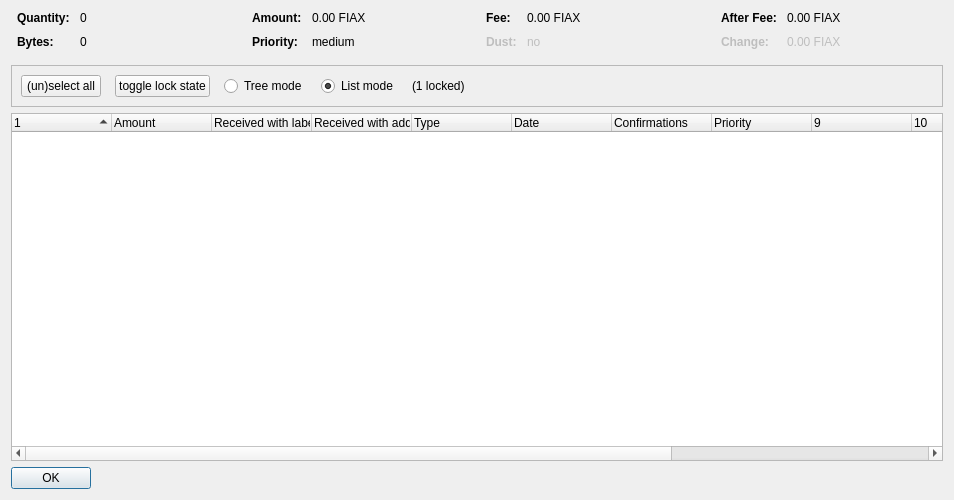
<?xml version="1.0" encoding="UTF-8"?>
<ui version="4.0">
 <class>CoinControlDialog</class>
 <widget class="QDialog" name="CoinControlDialog">
  <property name="geometry">
   <rect>
    <x>0</x>
    <y>0</y>
    <width>954</width>
    <height>500</height>
   </rect>
  </property>
  <property name="windowTitle">
   <string>Coin Selection</string>
  </property>
  <layout class="QVBoxLayout" name="verticalLayout">
   <item>
    <layout class="QHBoxLayout" name="horizontalLayoutTop" stretch="0,0,0,0">
     <property name="topMargin">
      <number>0</number>
     </property>
     <property name="bottomMargin">
      <number>10</number>
     </property>
     <item>
      <layout class="QFormLayout" name="formLayoutCoinControl1">
       <property name="horizontalSpacing">
        <number>10</number>
       </property>
       <property name="verticalSpacing">
        <number>10</number>
       </property>
       <property name="leftMargin">
        <number>6</number>
       </property>
       <property name="rightMargin">
        <number>6</number>
       </property>
       <item row="0" column="0">
        <widget class="QLabel" name="labelCoinControlQuantityText">
         <property name="font">
          <font>
           <weight>75</weight>
           <bold>true</bold>
          </font>
         </property>
         <property name="text">
          <string>Quantity:</string>
         </property>
        </widget>
       </item>
       <item row="0" column="1">
        <widget class="QLabel" name="labelCoinControlQuantity">
         <property name="cursor">
          <cursorShape>IBeamCursor</cursorShape>
         </property>
         <property name="contextMenuPolicy">
          <enum>Qt::ActionsContextMenu</enum>
         </property>
         <property name="text">
          <string notr="true">0</string>
         </property>
         <property name="textInteractionFlags">
          <set>Qt::LinksAccessibleByMouse|Qt::TextSelectableByKeyboard|Qt::TextSelectableByMouse</set>
         </property>
        </widget>
       </item>
       <item row="1" column="0">
        <widget class="QLabel" name="labelCoinControlBytesText">
         <property name="font">
          <font>
           <weight>75</weight>
           <bold>true</bold>
          </font>
         </property>
         <property name="text">
          <string>Bytes:</string>
         </property>
        </widget>
       </item>
       <item row="1" column="1">
        <widget class="QLabel" name="labelCoinControlBytes">
         <property name="cursor">
          <cursorShape>IBeamCursor</cursorShape>
         </property>
         <property name="contextMenuPolicy">
          <enum>Qt::ActionsContextMenu</enum>
         </property>
         <property name="text">
          <string notr="true">0</string>
         </property>
         <property name="textInteractionFlags">
          <set>Qt::LinksAccessibleByMouse|Qt::TextSelectableByKeyboard|Qt::TextSelectableByMouse</set>
         </property>
        </widget>
       </item>
      </layout>
     </item>
     <item>
      <layout class="QFormLayout" name="formLayoutCoinControl2">
       <property name="horizontalSpacing">
        <number>10</number>
       </property>
       <property name="verticalSpacing">
        <number>10</number>
       </property>
       <property name="leftMargin">
        <number>6</number>
       </property>
       <property name="rightMargin">
        <number>6</number>
       </property>
       <item row="0" column="0">
        <widget class="QLabel" name="labelCoinControlAmountText">
         <property name="font">
          <font>
           <weight>75</weight>
           <bold>true</bold>
          </font>
         </property>
         <property name="text">
          <string>Amount:</string>
         </property>
        </widget>
       </item>
       <item row="0" column="1">
        <widget class="QLabel" name="labelCoinControlAmount">
         <property name="cursor">
          <cursorShape>IBeamCursor</cursorShape>
         </property>
         <property name="contextMenuPolicy">
          <enum>Qt::ActionsContextMenu</enum>
         </property>
         <property name="text">
          <string notr="true">0.00 FIAX</string>
         </property>
         <property name="textInteractionFlags">
          <set>Qt::LinksAccessibleByMouse|Qt::TextSelectableByKeyboard|Qt::TextSelectableByMouse</set>
         </property>
        </widget>
       </item>
       <item row="1" column="0">
        <widget class="QLabel" name="labelCoinControlPriorityText">
         <property name="font">
          <font>
           <weight>75</weight>
           <bold>true</bold>
          </font>
         </property>
         <property name="text">
          <string>Priority:</string>
         </property>
        </widget>
       </item>
       <item row="1" column="1">
        <widget class="QLabel" name="labelCoinControlPriority">
         <property name="cursor">
          <cursorShape>IBeamCursor</cursorShape>
         </property>
         <property name="contextMenuPolicy">
          <enum>Qt::ActionsContextMenu</enum>
         </property>
         <property name="text">
          <string>medium</string>
         </property>
         <property name="textInteractionFlags">
          <set>Qt::LinksAccessibleByMouse|Qt::TextSelectableByKeyboard|Qt::TextSelectableByMouse</set>
         </property>
        </widget>
       </item>
      </layout>
     </item>
     <item>
      <layout class="QFormLayout" name="formLayoutCoinControl3">
       <property name="horizontalSpacing">
        <number>10</number>
       </property>
       <property name="verticalSpacing">
        <number>10</number>
       </property>
       <property name="leftMargin">
        <number>6</number>
       </property>
       <property name="rightMargin">
        <number>6</number>
       </property>
       <item row="0" column="0">
        <widget class="QLabel" name="labelCoinControlFeeText">
         <property name="font">
          <font>
           <weight>75</weight>
           <bold>true</bold>
          </font>
         </property>
         <property name="text">
          <string>Fee:</string>
         </property>
        </widget>
       </item>
       <item row="0" column="1">
        <widget class="QLabel" name="labelCoinControlFee">
         <property name="cursor">
          <cursorShape>IBeamCursor</cursorShape>
         </property>
         <property name="contextMenuPolicy">
          <enum>Qt::ActionsContextMenu</enum>
         </property>
         <property name="text">
          <string notr="true">0.00 FIAX</string>
         </property>
         <property name="textInteractionFlags">
          <set>Qt::LinksAccessibleByMouse|Qt::TextSelectableByKeyboard|Qt::TextSelectableByMouse</set>
         </property>
        </widget>
       </item>
       <item row="1" column="0">
        <widget class="QLabel" name="labelCoinControlLowOutputText">
         <property name="enabled">
          <bool>false</bool>
         </property>
         <property name="font">
          <font>
           <weight>75</weight>
           <bold>true</bold>
          </font>
         </property>
         <property name="text">
          <string>Dust:</string>
         </property>
        </widget>
       </item>
       <item row="1" column="1">
        <widget class="QLabel" name="labelCoinControlLowOutput">
         <property name="enabled">
          <bool>false</bool>
         </property>
         <property name="cursor">
          <cursorShape>IBeamCursor</cursorShape>
         </property>
         <property name="contextMenuPolicy">
          <enum>Qt::ActionsContextMenu</enum>
         </property>
         <property name="text">
          <string>no</string>
         </property>
         <property name="textInteractionFlags">
          <set>Qt::LinksAccessibleByMouse|Qt::TextSelectableByKeyboard|Qt::TextSelectableByMouse</set>
         </property>
        </widget>
       </item>
      </layout>
     </item>
     <item>
      <layout class="QFormLayout" name="formLayoutCoinControl4">
       <property name="horizontalSpacing">
        <number>10</number>
       </property>
       <property name="verticalSpacing">
        <number>10</number>
       </property>
       <property name="leftMargin">
        <number>6</number>
       </property>
       <property name="rightMargin">
        <number>6</number>
       </property>
       <item row="0" column="0">
        <widget class="QLabel" name="labelCoinControlAfterFeeText">
         <property name="font">
          <font>
           <weight>75</weight>
           <bold>true</bold>
          </font>
         </property>
         <property name="text">
          <string>After Fee:</string>
         </property>
        </widget>
       </item>
       <item row="0" column="1">
        <widget class="QLabel" name="labelCoinControlAfterFee">
         <property name="cursor">
          <cursorShape>IBeamCursor</cursorShape>
         </property>
         <property name="contextMenuPolicy">
          <enum>Qt::ActionsContextMenu</enum>
         </property>
         <property name="text">
          <string notr="true">0.00 FIAX</string>
         </property>
         <property name="textInteractionFlags">
          <set>Qt::LinksAccessibleByMouse|Qt::TextSelectableByKeyboard|Qt::TextSelectableByMouse</set>
         </property>
        </widget>
       </item>
       <item row="1" column="0">
        <widget class="QLabel" name="labelCoinControlChangeText">
         <property name="enabled">
          <bool>false</bool>
         </property>
         <property name="font">
          <font>
           <weight>75</weight>
           <bold>true</bold>
          </font>
         </property>
         <property name="text">
          <string>Change:</string>
         </property>
        </widget>
       </item>
       <item row="1" column="1">
        <widget class="QLabel" name="labelCoinControlChange">
         <property name="enabled">
          <bool>false</bool>
         </property>
         <property name="cursor">
          <cursorShape>IBeamCursor</cursorShape>
         </property>
         <property name="contextMenuPolicy">
          <enum>Qt::ActionsContextMenu</enum>
         </property>
         <property name="text">
          <string notr="true">0.00 FIAX</string>
         </property>
         <property name="textInteractionFlags">
          <set>Qt::LinksAccessibleByMouse|Qt::TextSelectableByKeyboard|Qt::TextSelectableByMouse</set>
         </property>
        </widget>
       </item>
      </layout>
     </item>
    </layout>
   </item>
   <item>
    <widget class="QFrame" name="frame">
     <property name="minimumSize">
      <size>
       <width>0</width>
       <height>40</height>
      </size>
     </property>
     <property name="frameShape">
      <enum>QFrame::StyledPanel</enum>
     </property>
     <property name="frameShadow">
      <enum>QFrame::Sunken</enum>
     </property>
     <layout class="QHBoxLayout" name="horizontalLayout">
      <item>
       <layout class="QHBoxLayout" name="horizontalLayoutPanel" stretch="0,0,0,0,0,0">
        <property name="spacing">
         <number>14</number>
        </property>
        <item>
         <widget class="QPushButton" name="pushButtonSelectAll">
          <property name="sizePolicy">
           <sizepolicy hsizetype="Maximum" vsizetype="Fixed">
            <horstretch>0</horstretch>
            <verstretch>0</verstretch>
           </sizepolicy>
          </property>
          <property name="text">
           <string>(un)select all</string>
          </property>
          <property name="autoDefault">
           <bool>false</bool>
          </property>
         </widget>
        </item>
        <item>
         <widget class="QPushButton" name="pushButtonToggleLock">
          <property name="sizePolicy">
           <sizepolicy hsizetype="Maximum" vsizetype="Fixed">
            <horstretch>0</horstretch>
            <verstretch>0</verstretch>
           </sizepolicy>
          </property>
          <property name="text">
           <string>toggle lock state</string>
          </property>
          <property name="autoDefault">
           <bool>false</bool>
          </property>
         </widget>
        </item>
        <item>
         <widget class="QRadioButton" name="radioTreeMode">
          <property name="sizePolicy">
           <sizepolicy hsizetype="Maximum" vsizetype="Fixed">
            <horstretch>0</horstretch>
            <verstretch>0</verstretch>
           </sizepolicy>
          </property>
          <property name="text">
           <string>Tree mode</string>
          </property>
         </widget>
        </item>
        <item>
         <widget class="QRadioButton" name="radioListMode">
          <property name="sizePolicy">
           <sizepolicy hsizetype="Maximum" vsizetype="Fixed">
            <horstretch>0</horstretch>
            <verstretch>0</verstretch>
           </sizepolicy>
          </property>
          <property name="text">
           <string>List mode</string>
          </property>
          <property name="checked">
           <bool>true</bool>
          </property>
         </widget>
        </item>
        <item>
         <widget class="QLabel" name="labelLocked">
          <property name="text">
           <string>(1 locked)</string>
          </property>
         </widget>
        </item>
        <item>
         <spacer name="horizontalSpacer">
          <property name="orientation">
           <enum>Qt::Horizontal</enum>
          </property>
          <property name="sizeHint" stdset="0">
           <size>
            <width>40</width>
            <height>20</height>
           </size>
          </property>
         </spacer>
        </item>
       </layout>
      </item>
     </layout>
    </widget>
   </item>
   <item>
    <widget class="CoinControlTreeWidget" name="treeWidget">
     <property name="contextMenuPolicy">
      <enum>Qt::CustomContextMenu</enum>
     </property>
     <property name="sortingEnabled">
      <bool>false</bool>
     </property>
     <property name="columnCount">
      <number>13</number>
     </property>
     <attribute name="headerShowSortIndicator" stdset="0">
      <bool>true</bool>
     </attribute>
     <attribute name="headerStretchLastSection">
      <bool>false</bool>
     </attribute>
     <column>
      <property name="text">
       <string/>
      </property>
     </column>
     <column>
      <property name="text">
       <string>Amount</string>
      </property>
     </column>
     <column>
      <property name="text">
       <string>Received with label</string>
      </property>
     </column>
     <column>
      <property name="text">
       <string>Received with address</string>
      </property>
     </column>
     <column>
      <property name="text">
       <string>Type</string>
      </property>
     </column>
     <column>
      <property name="text">
       <string>Date</string>
      </property>
     </column>
     <column>
      <property name="text">
       <string>Confirmations</string>
      </property>
      <property name="toolTip">
       <string>Confirmed</string>
      </property>
     </column>
     <column>
      <property name="text">
       <string>Priority</string>
      </property>
     </column>
     <column>
      <property name="text">
       <string/>
      </property>
     </column>
     <column>
      <property name="text">
       <string/>
      </property>
     </column>
     <column>
      <property name="text">
       <string/>
      </property>
     </column>
     <column>
      <property name="text">
       <string/>
      </property>
     </column>
     <column>
      <property name="text">
       <string/>
      </property>
     </column>
    </widget>
   </item>
   <item>
    <widget class="QDialogButtonBox" name="buttonBox">
     <property name="sizePolicy">
      <sizepolicy hsizetype="Maximum" vsizetype="Fixed">
       <horstretch>0</horstretch>
       <verstretch>0</verstretch>
      </sizepolicy>
     </property>
     <property name="orientation">
      <enum>Qt::Horizontal</enum>
     </property>
     <property name="standardButtons">
      <set>QDialogButtonBox::Ok</set>
     </property>
    </widget>
   </item>
  </layout>
 </widget>
 <customwidgets>
  <customwidget>
   <class>CoinControlTreeWidget</class>
   <extends>QTreeWidget</extends>
   <header>coincontroltreewidget.h</header>
  </customwidget>
 </customwidgets>
 <resources/>
 <connections/>
</ui>
